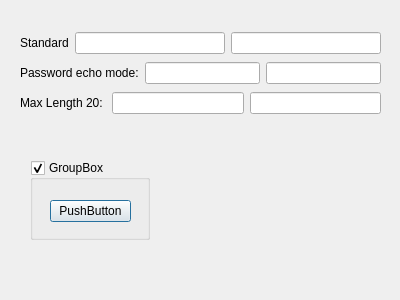
<?xml version="1.0" encoding="UTF-8"?>
<ui version="4.0">
 <class>Dialog</class>
 <widget class="QDialog" name="Dialog">
  <property name="geometry">
   <rect>
    <x>0</x>
    <y>0</y>
    <width>400</width>
    <height>300</height>
   </rect>
  </property>
  <property name="windowTitle">
   <string>Dialog</string>
  </property>
  <widget class="QGroupBox" name="groupBox">
   <property name="geometry">
    <rect>
     <x>30</x>
     <y>160</y>
     <width>120</width>
     <height>80</height>
    </rect>
   </property>
   <property name="title">
    <string>GroupBox</string>
   </property>
   <property name="checkable">
    <bool>true</bool>
   </property>
   <widget class="QPushButton" name="pushButton">
    <property name="geometry">
     <rect>
      <x>20</x>
      <y>40</y>
      <width>81</width>
      <height>22</height>
     </rect>
    </property>
    <property name="text">
     <string>PushButton</string>
    </property>
   </widget>
  </widget>
  <widget class="QWidget" name="">
   <property name="geometry">
    <rect>
     <x>20</x>
     <y>30</y>
     <width>361</width>
     <height>86</height>
    </rect>
   </property>
   <layout class="QVBoxLayout" name="verticalLayout">
    <item>
     <layout class="QHBoxLayout" name="horizontalLayout">
      <item>
       <widget class="QLabel" name="label">
        <property name="text">
         <string>Standard</string>
        </property>
       </widget>
      </item>
      <item>
       <widget class="QLineEdit" name="lineEdit"/>
      </item>
      <item>
       <widget class="QLineEdit" name="lineEdit_2"/>
      </item>
     </layout>
    </item>
    <item>
     <layout class="QHBoxLayout" name="horizontalLayout_2">
      <item>
       <widget class="QLabel" name="label_2">
        <property name="text">
         <string>Password echo mode:</string>
        </property>
       </widget>
      </item>
      <item>
       <widget class="QLineEdit" name="lineEdit_3">
        <property name="echoMode">
         <enum>QLineEdit::Password</enum>
        </property>
       </widget>
      </item>
      <item>
       <widget class="QLineEdit" name="lineEdit_4"/>
      </item>
     </layout>
    </item>
    <item>
     <layout class="QHBoxLayout" name="horizontalLayout_3">
      <item>
       <widget class="QLabel" name="label_3">
        <property name="text">
         <string>Max Length 20: </string>
        </property>
       </widget>
      </item>
      <item>
       <widget class="QLineEdit" name="lineEdit_5">
        <property name="maxLength">
         <number>20</number>
        </property>
       </widget>
      </item>
      <item>
       <widget class="QLineEdit" name="lineEdit_6"/>
      </item>
     </layout>
    </item>
   </layout>
  </widget>
 </widget>
 <resources/>
 <connections>
  <connection>
   <sender>lineEdit</sender>
   <signal>textChanged(QString)</signal>
   <receiver>lineEdit_2</receiver>
   <slot>setText(QString)</slot>
   <hints>
    <hint type="sourcelabel">
     <x>185</x>
     <y>37</y>
    </hint>
    <hint type="destinationlabel">
     <x>256</x>
     <y>41</y>
    </hint>
   </hints>
  </connection>
  <connection>
   <sender>lineEdit_3</sender>
   <signal>textChanged(QString)</signal>
   <receiver>lineEdit_4</receiver>
   <slot>setText(QString)</slot>
   <hints>
    <hint type="sourcelabel">
     <x>222</x>
     <y>77</y>
    </hint>
    <hint type="destinationlabel">
     <x>316</x>
     <y>69</y>
    </hint>
   </hints>
  </connection>
  <connection>
   <sender>lineEdit_5</sender>
   <signal>textChanged(QString)</signal>
   <receiver>lineEdit_6</receiver>
   <slot>setText(QString)</slot>
   <hints>
    <hint type="sourcelabel">
     <x>226</x>
     <y>104</y>
    </hint>
    <hint type="destinationlabel">
     <x>282</x>
     <y>109</y>
    </hint>
   </hints>
  </connection>
 </connections>
</ui>
